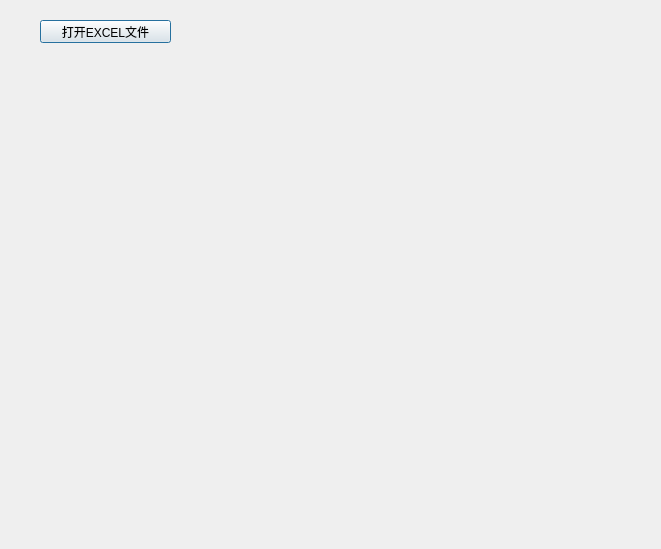
<?xml version="1.0" encoding="UTF-8"?>
<ui version="4.0">
 <class>Dialog</class>
 <widget class="QDialog" name="Dialog">
  <property name="geometry">
   <rect>
    <x>0</x>
    <y>0</y>
    <width>661</width>
    <height>549</height>
   </rect>
  </property>
  <property name="windowTitle">
   <string>Dialog</string>
  </property>
  <widget class="QPushButton" name="btnOpenExcel">
   <property name="geometry">
    <rect>
     <x>40</x>
     <y>20</y>
     <width>131</width>
     <height>23</height>
    </rect>
   </property>
   <property name="text">
    <string>打开EXCEL文件</string>
   </property>
  </widget>
 </widget>
 <layoutdefault spacing="6" margin="11"/>
 <resources/>
 <connections/>
</ui>
